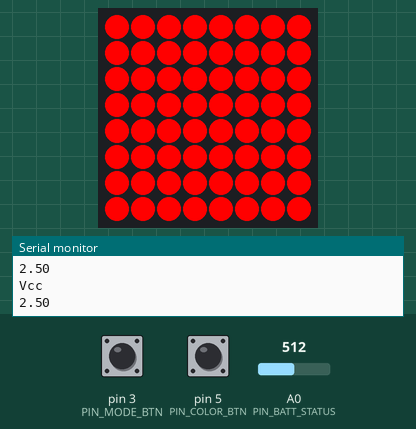
Recording of a sketch running on a simulated Arduino Uno, built with avr-gcc and run on an emulated ATmega328P. On the bench: 8×8 RGB LED matrix (first LED top left, wired row by row), the last lines printed to the serial monitor. The inputs (shaded band) are chosen by the test bench; at power-on: A0 (PIN_BATT_STATUS) = 512, pin 3 (PIN_MODE_BTN) LOW, pin 5 (PIN_COLOR_BTN) LOW.

Above: at 1.2 s.
1.3 s: A0 (PIN_BATT_STATUS) set to 547
3.8 s: pin 3 (PIN_MODE_BTN) pulled HIGH for 0.5 s
At 4.8 s:
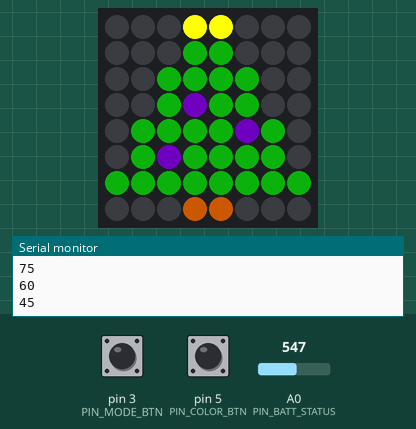
6.4 s: A0 (PIN_BATT_STATUS) set to 306
8.2 s: pin 3 (PIN_MODE_BTN) pulled HIGH for 3.2 s
At 12.6 s:
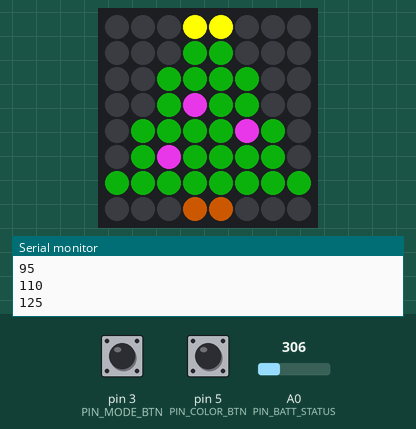
12.9 s: pin 3 (PIN_MODE_BTN) pulled HIGH for 1 s
At 14.08 s:
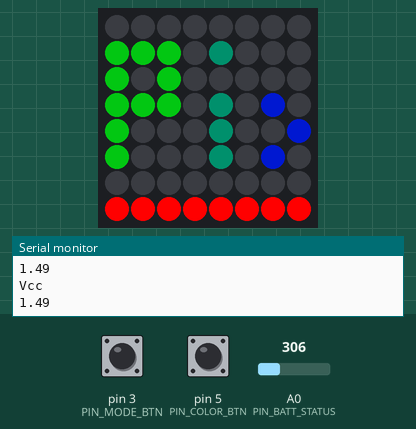
15.4 s: A0 (PIN_BATT_STATUS) set to 716
At 18.64 s:
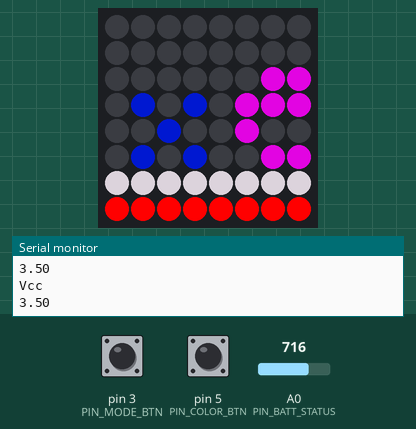

The sketch:

bikepixel_sketch.ino
```cpp
#include <Adafruit_GFX.h>
#include <Adafruit_NeoPixel.h>
#include <Adafruit_NeoMatrix.h>

#define DEBUG                   true

// PINs definitions
#define PIN_BATT_STATUS         A0
#define PIN_MODE_BTN            3
#define PIN_BRIGHT_BTN          4
#define PIN_COLOR_BTN           5
#define PIN_NEO_PIXEL           6


#define VMIN      3.6
/*=========================================================================
APPLICATION SETTINGS

MATRIX DECLARATION        Parameter 1 = width of NeoPixel matrix
                          Parameter 2 = height of matrix
                          Parameter 3 = pin number (most are valid)
                          Parameter 4 = matrix layout flags, add together as needed:
NEO_MATRIX_TOP,
NEO_MATRIX_BOTTOM,
NEO_MATRIX_LEFT,
NEO_MATRIX_RIGHT          Position of the FIRST LED in the matrix; pick two, e.g.
                          NEO_MATRIX_TOP + NEO_MATRIX_LEFT for the top-left corner.
                          NEO_MATRIX_ROWS, NEO_MATRIX_COLUMNS: LEDs are arranged in horizontal
                          rows or in vertical columns, respectively; pick one or the other.
NEO_MATRIX_PROGRESSIVE,
NEO_MATRIX_ZIGZAG         all rows/columns proceed in the same order,
                          or alternate lines reverse direction; pick one.

                          See example below for these values in action.

Parameter 5 = pixel type flags, add together as needed:

NEO_KHZ800                800 KHz bitstream (most NeoPixel products w/WS2812 LEDs)
NEO_KHZ400                400 KHz (classic 'v1' (not v2) FLORA pixels, WS2811 drivers)
NEO_GRB                   Pixels are wired for GRB bitstream (most NeoPixel products)
NEO_RGB                   Pixels are wired for RGB bitstream (v1 FLORA pixels, not v2)
-----------------------------------------------------------------------*/

// NeoPixel 8x8 Matrix.  In this application we'd like to use it
// with the back text positioned along the bottom edge.
// When held that way, the first pixel is at the top left, and
// lines are arranged in columns, zigzag order.  The 8x8 matrix uses
// 800 KHz (v2) pixels that expect GRB color data.
Adafruit_NeoMatrix matrix = Adafruit_NeoMatrix(8, 8, PIN_NEO_PIXEL,
  NEO_MATRIX_TOP     + NEO_MATRIX_LEFT +
  NEO_MATRIX_COLUMNS + NEO_MATRIX_ZIGZAG,
  NEO_GRB            + NEO_KHZ800);
/*=========================================================================*/


/** modes:
 *  0 - Bike Pixel logo welcome
 *  1 - full red square
 *  2 - full red square blink effect (that changes in intensity)
 *  3 - red circle
 *  4 - red circle blink effect
 *  5 - changing red squares
 *  6 - Skull
 *  7 - PacMan
 *  8 - Invader
 *  9 - Christmas tree
 */
int mode = 0;
int vStep = 0;        // Vertical step for big images
int vMove = 1;        // move right (1) or left (-1)
int brightMin = 5;    // Minimum bright
int brightState = 240; // Current bright status (for effects)
int brightStep = 15;
int brightMax = 255;

uint32_t red = matrix.Color(255, 20, 20);
uint32_t orange = matrix.Color(253, 138, 59);
uint32_t yellow = matrix.Color(249, 233, 63);
uint32_t green = matrix.Color(161, 237, 45);
uint32_t tree = matrix.Color(26, 174, 67);
uint32_t blue = matrix.Color(20, 85, 75);
uint32_t marine = matrix.Color(11, 81, 190);
uint32_t violet = matrix.Color(210, 47, 210);
uint32_t purple = matrix.Color(120, 20, 150);
uint32_t white = matrix.Color(200, 200, 200);
int colorIndex = 0;
int effect = 0;
// Numer of updates since last button pressed.
int ticks = 0;

//
 uint32_t colors[] = {
  red,
  matrix.Color(220, 125, 220),  // Pink
  matrix.Color(130, 0, 160),  // Violet
  matrix.Color(40, 120, 220),  // Blue
  matrix.Color(40, 140, 40),  // Green
  matrix.Color(255, 255, 0),  // Yellow
  matrix.Color(200, 200, 200),  // White
 };
// Battery voltage

float vBat = 4.2;

// Welcome Bike Pixels moveing logo
const int BP_ROWS = 6;
const int BP_COLS = 40;
const uint32_t welcome[BP_ROWS][BP_COLS] = {
  {0,   0,   0,   0, 0,      0, 0,      0,      0,      0, 0,     0,     0,     0, 0, 0,    0,    0,    0, 0,    0, 0,      0,      0,      0, 0,      0,      0,      0, 0,      0,      0,   red, white, 0,     0,     0,      red,   red, 0},
  {red, red, red, 0, orange, 0, yellow, 0,      0,      0, 0,     0,     0,     0, 0, tree, tree, tree, 0, blue, 0, 0,      0,      0,      0, 0,      0,      0,      0, purple, 0,      0,   0,   white, white, white, white,  white, 0,   0},
  {red, 0,   red, 0, 0     , 0, yellow, 0,      0,      0, 0,     green, green, 0, 0, tree, 0,    tree, 0, 0,    0, 0,      0,      0,      0, 0,      violet, violet, 0, purple, 0,      0,   red, red,   0,     0,     0,      red,   red, 0},
  {red, red, red, 0, orange, 0, yellow, 0,      yellow, 0, green, green, green, 0, 0, tree, tree, tree, 0, blue, 0, marine, 0,      marine, 0, violet, violet, violet, 0, purple, 0,      red, 0,   0,     red,   0,     red,    0,     0,   red},
  {red, 0,   red, 0, orange, 0, yellow, yellow, 0,      0, green, 0,     0,     0, 0, tree, 0,    0,    0, blue, 0, 0,      marine, 0,      0, violet, 0,      0,      0, purple, 0,      red, 0,   0,     red,   0,     red,    0,     0,   red},
  {red, red, red, 0, orange, 0, yellow, 0     , yellow, 0, 0    , green, green, 0, 0, tree, 0,    0,    0, blue, 0, marine, 0,      marine, 0, 0,      violet, violet, 0, purple, purple, 0,   red, red,   0,     0,     0,      red,   red, 0}
};

void setup(void)
{
  // Matrix initialization
  matrix.begin();
  matrix.setBrightness(brightState);
  matrix.fillScreen(0);
  matrix.show(); // This sends the updated pixel colors to the hardware.
  drawMode(mode, colors[colorIndex]);
  // PINs setup
  pinMode(PIN_MODE_BTN, INPUT);
  pinMode(PIN_BRIGHT_BTN, INPUT);
  pinMode(PIN_COLOR_BTN, INPUT);
  if (DEBUG) {
    Serial.begin(9600);
  }
}

bool checkModeButton(int pin) {
  int buttonState = 0;
  if (ticks < 5) return false;  // Avoid to read twice same button press
  buttonState = digitalRead(pin);
  // Check if the pushbutton is pressed. If it is, the buttonState is LOW as they are pulled up
  if ((buttonState == LOW) && (mode <= 9)) {
    mode++;
    ticks = 0;
    return true;
  } else if ((buttonState == LOW) && (mode >= 10)){
    // turn LED off:
    mode = 0;
    ticks = 0;
    return true;
  } else {
    // No changes
    return false;
  }
}

bool checkColorButton(int pin) {
  if (ticks < 5) return false;  // Avoid to read twice same button press
  int buttonState = 0;
  buttonState = digitalRead(pin);
  if (buttonState == LOW){
    if (colorIndex + 1 < sizeof(colors)/4) {
      colorIndex++;
    } else {
      colorIndex = 0;
    }
    ticks = 0;
    return true;
  }
  return false;
}

bool checkBrightButton(int pin) {
  int buttonState = 0;
  if (ticks < 5) return false;  // Avoid to read twice same button press
  buttonState = digitalRead(pin);
  if (buttonState == LOW) {
    brightMax += 32;
    if (brightMax > 255) {
      brightMax = 31;
      brightStep = 2;
    } else {
      if (brightMax < 20) {
        brightStep = 2;
      } else if (brightMax < 50) {
        brightStep = 3;
      } else if (brightMax < 100) {
        brightStep = 7;
      } else {
        brightStep = 15;
      }
    }
    if (DEBUG) {
      Serial.println("B Max");
      Serial.println(brightMax);
      Serial.println("B Step");
      Serial.println(brightStep);
    }
    ticks = 0;
    return true;
  } else {
    return false;
  }
}

float checkBatteryStatus() {
  vBat = float(analogRead(PIN_BATT_STATUS));
  vBat = 5.0*vBat/1024.0;      // Convert to voltage note that vcc (5V) is divided by 2
  if (DEBUG) {
    Serial.println("Vcc");
    Serial.println(vBat);
  }
  return vBat;
}

void updateBrightEffect() {
  brightState += brightStep;
  if (brightState >= brightMax) {
    brightState = brightMax;
    brightStep = -1 * brightStep;
  } else if (brightState <= abs(brightMin)) {
    brightState = 5;
    brightStep =  abs(brightStep);
  }
  matrix.setBrightness(brightState);
  if (DEBUG) {
    Serial.println(brightState);
  }
  matrix.show();
}

void drawPercent(uint32_t c, int cur_val, float max_value, int row) {
  short indicator_length = 0;
  indicator_length = (short) 8.0 * ((cur_val + 1) * 1.0/ max_value);
  if (indicator_length > 0) {
    matrix.drawFastHLine(0, row, indicator_length, c);
  }
}

/**
 * Draw welcome message with along with the brightness setup.
 */
void drawWelcome(int step) {
  step = ceil(step / 1);
  if (step < 0) {
    vMove = 1;
    step = 0;
  }
  matrix.fillScreen(0);
  for (int nr = 0; nr < BP_ROWS; nr++) {
    for (int nc = 0 + step; nc < max(8 + step, BP_COLS); nc++) {
      matrix.drawPixel(nc - step, nr, welcome[nr][nc]);
    }
  }

  if (step > BP_COLS - 8) {
    vMove = -1;
    delay(500);
  }

  drawPercent(white, checkBatteryStatus()-VMIN, 4.2-VMIN, 6);
  drawPercent(red, brightMax, 255.0, 7);

}

void drawDot(uint32_t c) {
  matrix.fillCircle(4, 4, 3, c);
}

void drawInvader(uint32_t c) {
  matrix.drawPixel(1, 0, c);
  matrix.drawPixel(6, 0, c);
  matrix.drawFastHLine(2, 1, 4, c);
  matrix.drawFastHLine(1, 2, 6, c);
  matrix.drawFastHLine(0, 3, 2, c);
  matrix.drawFastHLine(3, 3, 2, c);
  matrix.drawFastHLine(6, 3, 2, c);
  matrix.drawFastHLine(1, 4, 6, c);
  matrix.drawPixel(1, 5, c);
  matrix.drawPixel(6, 5, c);
  matrix.drawPixel(2, 6, c);
  matrix.drawPixel(5, 6, c);
}

void drawChristmasTree(uint32_t c_tree, uint32_t c_dec) {
  matrix.drawFastHLine(3, 0, 2, matrix.Color(255, 255, 0)); // Yellow star
  // Tree
  matrix.drawFastHLine(3, 1, 2, c_tree);
  matrix.drawFastHLine(2, 2, 4, c_tree);
  matrix.drawFastHLine(2, 3, 4, c_tree);
  matrix.drawFastHLine(1, 4, 6, c_tree);
  matrix.drawFastHLine(1, 5, 6, c_tree);
  matrix.drawFastHLine(0, 6, 8, c_tree);
  // Trunk
  matrix.drawFastHLine(3, 7, 2, matrix.Color(180, 130, 0));
  // Decorations
  matrix.drawPixel(3, 3, c_dec);
  matrix.drawPixel(5, 4, c_dec);
  matrix.drawPixel(2, 5, c_dec);
}

void drawSkull(uint32_t c) {
  matrix.drawFastHLine(1, 0, 6, c);
  matrix.drawFastHLine(1, 1, 6, c);
  matrix.drawFastVLine(0, 1, 4, c);
  matrix.drawFastVLine(7, 1, 4, c);
  matrix.drawFastHLine(3, 2, 2, c);
  matrix.drawFastHLine(2, 3, 4, c);
  matrix.drawFastHLine(1, 4, 6, c);
  matrix.drawFastHLine(1, 5, 6, c);
  matrix.drawPixel(2, 6, c);
  matrix.drawPixel(5, 6, c);
  matrix.drawFastHLine(2, 7, 4, c);
}

void drawHeart(uint32_t c) {
  matrix.drawFastHLine(1, 1, 2, c);
  matrix.drawFastHLine(4, 1, 2, c);
  matrix.drawFastHLine(0, 2, 7, c);
  matrix.drawFastHLine(0, 3, 7, c);
  matrix.drawFastHLine(1, 4, 5, c);
  matrix.drawFastHLine(2, 5, 3, c);
  matrix.drawPixel(3, 6, c);
}

void drawMode(int mode_id, uint32_t c) {
   matrix.setBrightness(brightMax);
   if (mode == 0) {
      drawWelcome(vStep);
    } else if ((mode == 1) || (mode == 2)) {  // Big square and blinking one
      matrix.fillScreen(c);
    } else if ((mode == 3) || (mode == 4)) {  // Circle and blinking circle
      matrix.fillScreen(0);
      drawDot(c);
    } else if ((mode == 5) || (mode == 6)) {  // Heart and blinking heart
      matrix.fillScreen(0);
      drawHeart(c);
    } else if (mode == 7) { // Scull
      matrix.fillScreen(0);
      drawSkull(c);
    } else if (mode == 8) { // Space invader
      matrix.fillScreen(0);
      drawInvader(c);
    } else if (mode == 9) { // Tree
      matrix.fillScreen(0);
      drawChristmasTree(matrix.Color(50, 140, 50), c);
    }
    matrix.show(); // Sends the updated pixel colors to the hardware.
}

void loop() {
  if (checkModeButton(PIN_MODE_BTN)) {
    drawMode(mode, colors[colorIndex]);
    delay(100);
  }
  if (checkColorButton(PIN_COLOR_BTN)) {
    drawMode(mode, colors[colorIndex]);
    delay(100);
  }
  // Setup bright only on 0 mode
  if ((mode == 0) && checkBrightButton(PIN_BRIGHT_BTN)) {
    matrix.setBrightness(brightMax);
    delay(50);
  } else {
    // Update blinking effect
    if ((mode == 2) || (mode == 4) || (mode == 6)) {
      updateBrightEffect();
      delay(50);
    }
    if (mode == 0) {
      drawMode(mode, colors[colorIndex]);
      delay(100);
      vStep += vMove;
    }
  }
  // To avoid duplicate operations
  if (ticks < 100) {
    ticks += 1;
    delay(25);
  }
}
```

Measured:
- after the input at 3.8 s, the LEDs: first change after 0.10 s (image 1 shows a later state)
- after the input at 8.2 s, the LEDs: first differ from a run without the input after 0.28 s (image 2 shows a later state)
- after the input at 15.4 s, the LEDs: first differ from a run without the input after 3.1 s (image 4)
- what the display in image 1 shows lasts 0.6 s, from 4.4 s to 5.0 s
